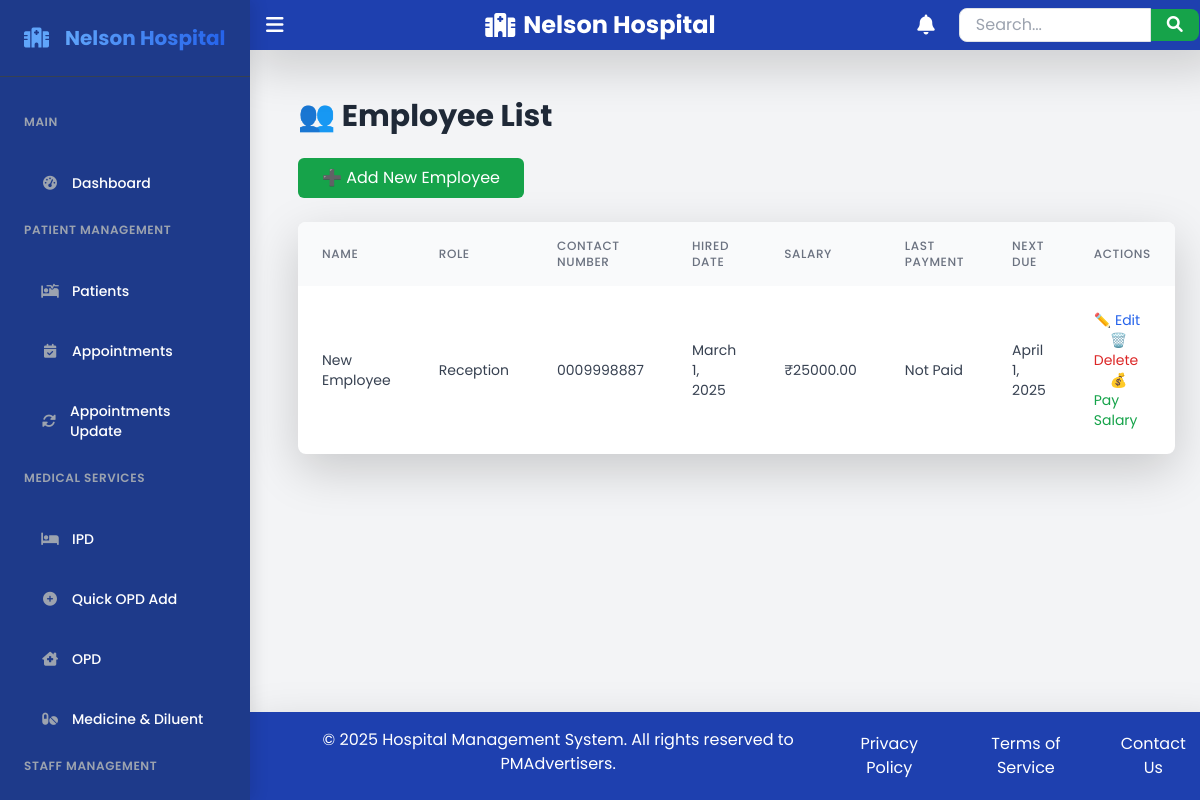
/employees/ (signed in), run on an earlier commit of the app's database.
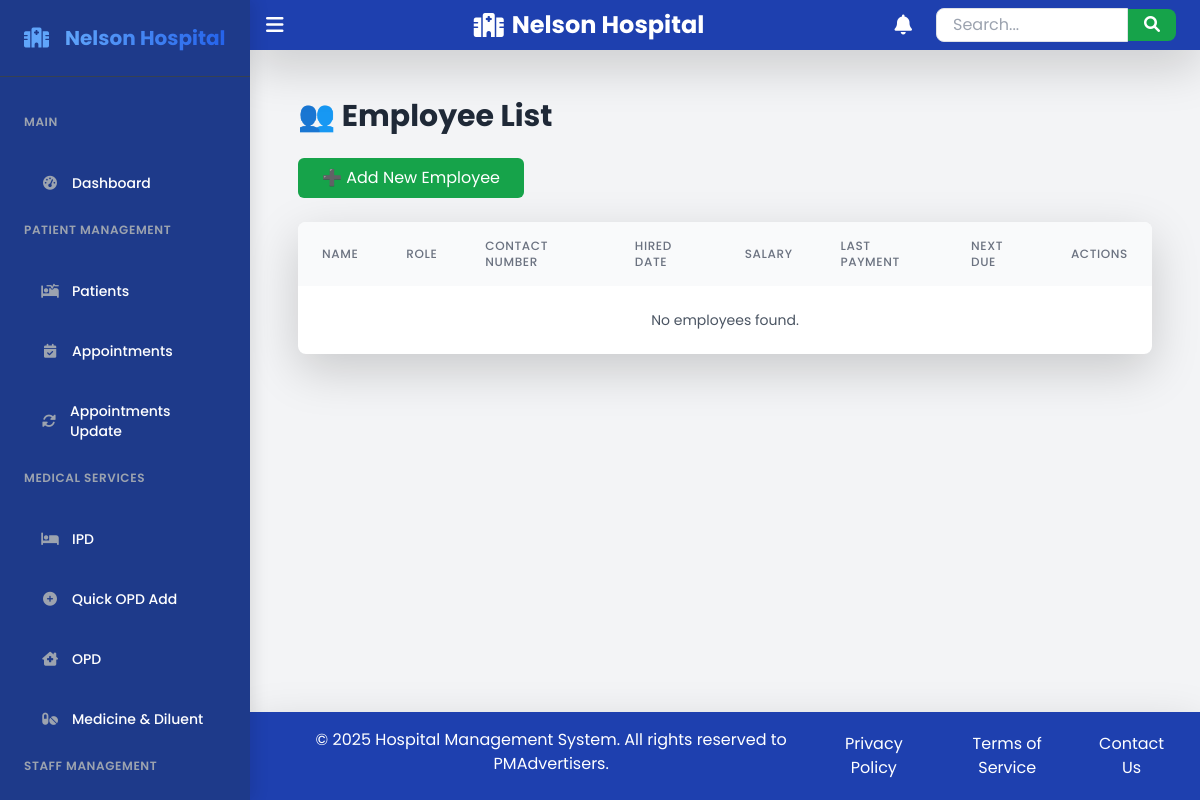
And on a later commit of the database.
### hms/models.py (models this page shows, shortened)
class Employee(models.Model):
    user = models.OneToOneField(CustomUser, on_delete=models.CASCADE)
    role = models.CharField(max_length=100)  # Example: Nurse, Receptionist, Admin
    contact_number = models.CharField(max_length=15)
    hired_date = models.DateField(default=now)
    salary = models.DecimalField(max_digits=10, decimal_places=2, default=0.00)  # Monthly salary
    last_payment_date = models.DateField(null=True, blank=True)  # Date when last salary was paid
    next_due_date = models.DateField(null=True, blank=True)  # Next due date for salary payment

class CustomUser(AbstractUser):
    GENDER_CHOICES = (
        ('male', 'Male'),
        ('female', 'Female'),
        ('other', 'Other'),
    )
    ROLE_CHOICES = (
        ('admin', 'Admin'),
        ('doctor', 'Doctor'),
        ('nurse', 'Nurse'),
        ('staff', 'Staff'),
    )
    full_name = models.CharField(max_length=255, blank=True, null=True)
    contact_number = models.CharField(max_length=15, blank=True, null=True)
    address = models.TextField(blank=True, null=True)
    gender = models.CharField(max_length=10, choices=GENDER_CHOICES, blank=True, null=True)
    role = models.CharField(max_length=20, choices=ROLE_CHOICES, default='staff')
    groups = models.ManyToManyField(Group, related_name="customuser_groups", blank=True)
    user_permissions = models.ManyToManyField(Permission, related_name="customuser_permissions", blank=True)

### hms/views.py (the view)
# urls.py: path('employees/', employee_list, name='employee_list'),
@login_required
def employee_list(request):
    employees = Employee.objects.all()
    return render(request, 'hms/employee/employee_list.html', {'employees': employees})

### hms/templates/hms/employee/employee_list.html
{% extends 'hms/base.html' %}
{% block content %}
<div class="container mx-auto p-6">
    <h2 class="text-3xl font-bold text-gray-800 mb-6">👥 Employee List</h2>
    <a href="{% url 'add_employee' %}"
       class="inline-block bg-green-600 text-white px-6 py-2 rounded-md hover:bg-green-700 transition duration-300 mb-6">
       ➕ Add New Employee
    </a>
    <div class="overflow-x-auto bg-white rounded-lg shadow-lg">
        <table class="min-w-full border-collapse">
            <thead class="bg-gray-50">
                <tr>
                    <th class="px-6 py-3 text-left text-xs font-medium text-gray-500 uppercase tracking-wider">Name</th>
                    <th class="px-6 py-3 text-left text-xs font-medium text-gray-500 uppercase tracking-wider">Role</th>
                    <th class="px-6 py-3 text-left text-xs font-medium text-gray-500 uppercase tracking-wider">Contact Number</th>
                    <th class="px-6 py-3 text-left text-xs font-medium text-gray-500 uppercase tracking-wider">Hired Date</th>
                    <th class="px-6 py-3 text-left text-xs font-medium text-gray-500 uppercase tracking-wider">Salary</th>
                    <th class="px-6 py-3 text-left text-xs font-medium text-gray-500 uppercase tracking-wider">Last Payment</th>
                    <th class="px-6 py-3 text-left text-xs font-medium text-gray-500 uppercase tracking-wider">Next Due</th>
                    <th class="px-6 py-3 text-left text-xs font-medium text-gray-500 uppercase tracking-wider">Actions</th>
                </tr>
            </thead>
            <tbody class="divide-y divide-gray-200">
                {% for employee in employees %}
                <tr class="hover:bg-gray-50 transition duration-200">
                    <td class="px-6 py-4 text-sm text-gray-700">{{ employee.user.full_name }}</td>
                    <td class="px-6 py-4 text-sm text-gray-700">{{ employee.role }}</td>
                    <td class="px-6 py-4 text-sm text-gray-700">{{ employee.contact_number }}</td>
                    <td class="px-6 py-4 text-sm text-gray-700">{{ employee.hired_date }}</td>
                    <td class="px-6 py-4 text-sm text-gray-700">₹{{ employee.salary }}</td>
                    <td class="px-6 py-4 text-sm text-gray-700">{{ employee.last_payment_date|default:"Not Paid" }}</td>
                    <td class="px-6 py-4 text-sm text-gray-700">{{ employee.next_due_date|default:"N/A" }}</td>
                    <td class="px-6 py-4 text-sm">
                        <a href="{% url 'edit_employee' employee.pk %}"
                           class="text-blue-600 hover:text-blue-800">✏️ Edit</a>
                        <a href="{% url 'delete_employee' employee.pk %}"
                           class="text-red-600 hover:text-red-800 ml-4">🗑️ Delete</a>
                        <a href="{% url 'pay_salary' employee.pk %}"
                           class="text-green-600 hover:text-green-800 ml-4">💰 Pay Salary</a>
                    </td>
                </tr>
                {% empty %}
                <tr>
                    <td colspan="8" class="px-6 py-4 text-sm text-center text-gray-600">No employees found.</td>
                </tr>
                {% endfor %}
            </tbody>
        </table>
    </div>
</div>
{% endblock %}

What changed in the data, as far as the page shows it:
removed Employee: user.full_name "New Employee", role "Reception", contact_number "0009998887", hired_date "March 1, 2025", salary "25000.00", last_payment_date "Not Paid", next_due_date "April 1, 2025"
Also different on the page:
text now shown: "No employees found."
